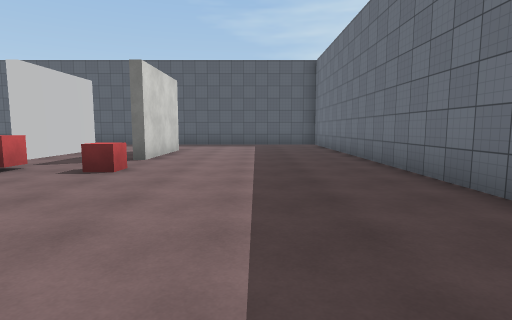
View 1 (above)

21 first-person views from a walk through a 3-D level made in the Unity game engine. The camera is 1.4 m above the floor, tilts 6° down and sees 80° across. The floor is counted in squares, 2 m on a side. Each view is taken from the middle of a square. On the plan, view 1 faces up. The plan holds only what a view shows up to about 10 squares ahead; the rest is blank. The place goes on beyond the plan. The player character is not drawn. Surface patterns are stand-ins for the level's own textures.

View 2
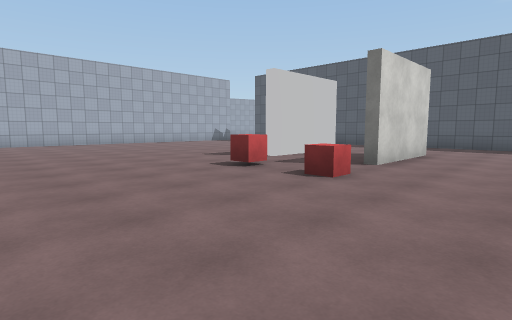

View 3
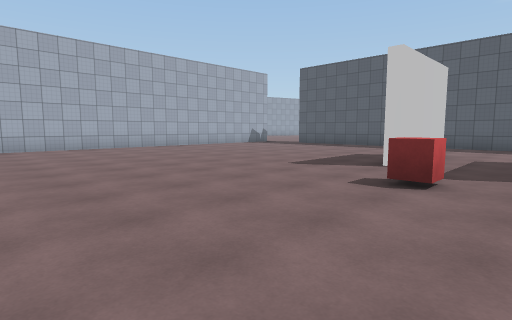

View 4
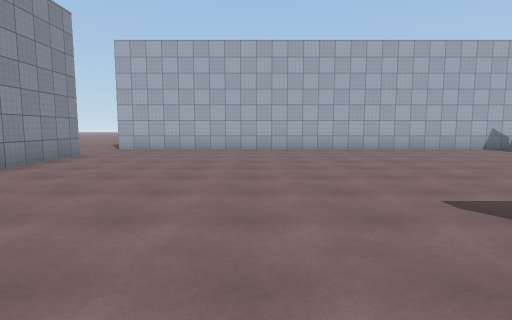

View 5
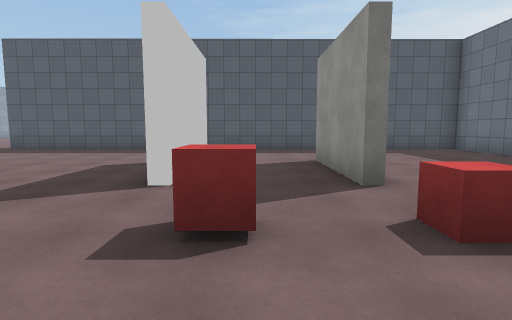

View 6
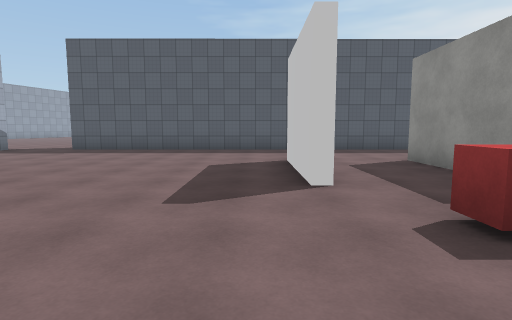

View 7
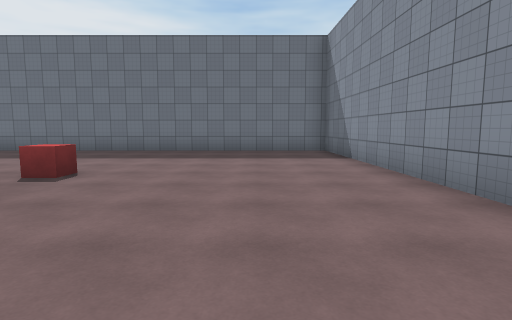

View 8
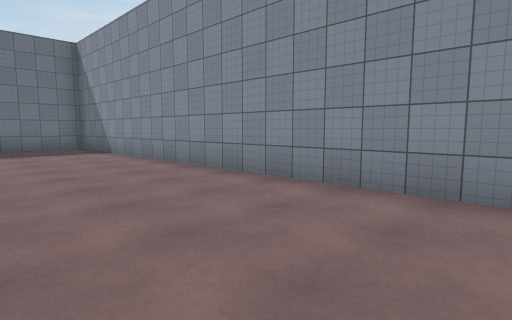

View 9
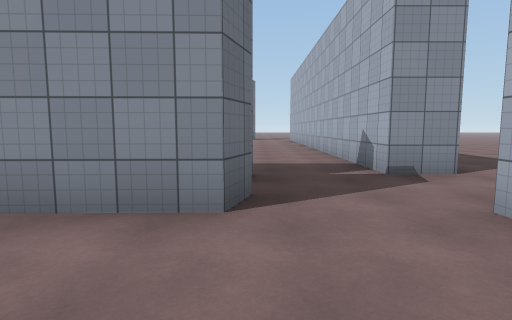

View 10
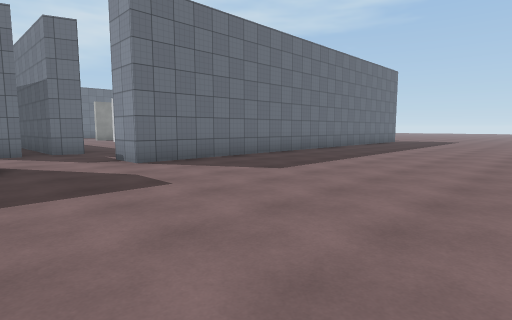

View 11
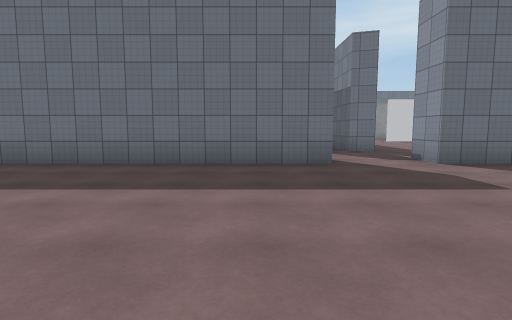

View 12
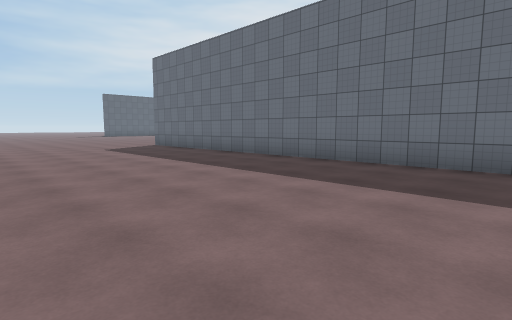

View 13
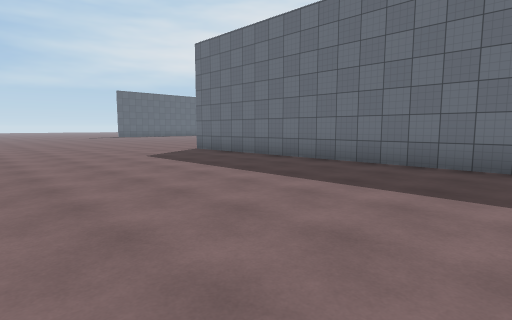

View 14
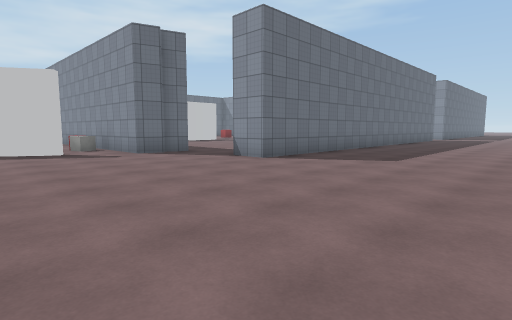

View 15
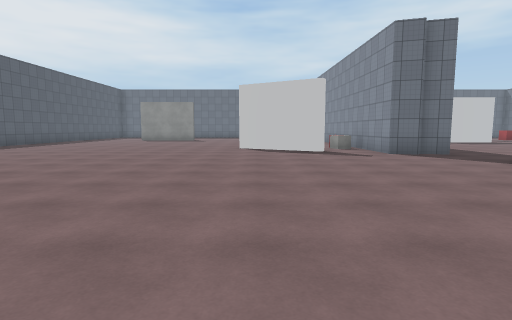

View 16
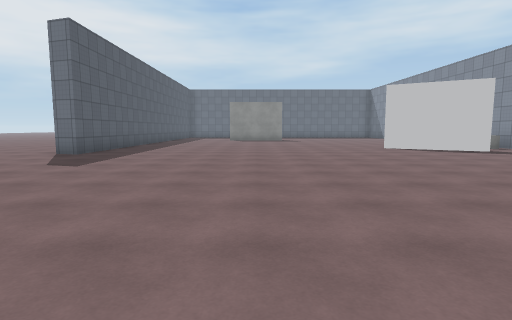

View 17
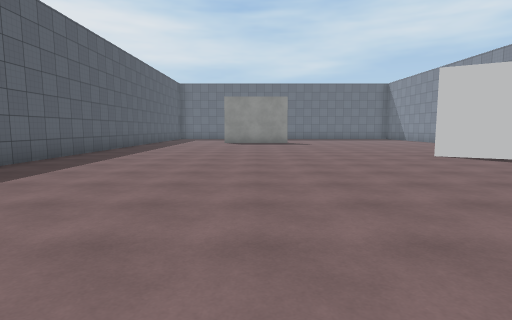

View 18
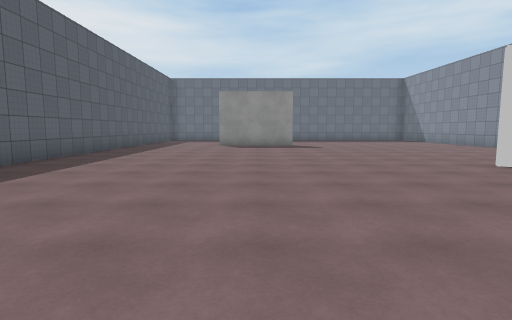

View 19
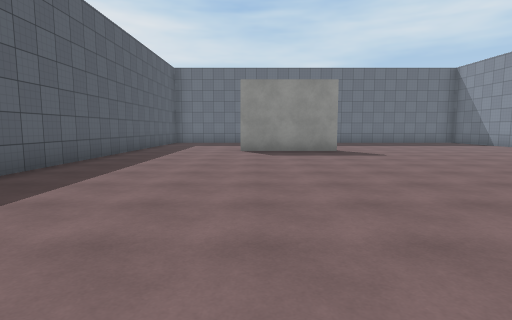

View 20
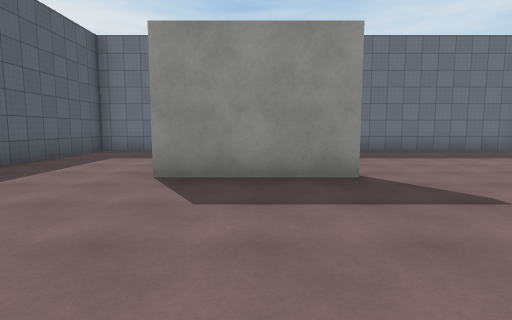

View 21
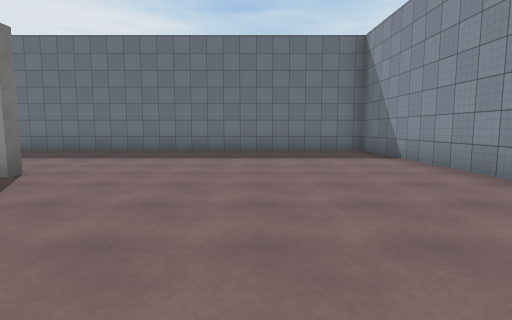

### Floor plan
Points are (right, up) in squares from view 1. A wall is a line through its corners. A room is listed if a view was taken in it or the views show most of it. See-through windows are left out.
Room 1 (views 1, 2, 3, 4, 5, 6, 7, 8, 9)
walls: (-5.3, 6.6) (-5.3, 9.6); (-2.7, 6.6) (-2.7, 9.6); (-5, 9.6) (-5, 6.6); (-2.4, 9.6) (-2.4, 6.6); (-12, -1.2) (-11.7, -0.5) (2.5, -0.2) (2.5, 12.9) (-12, 12.9); (-11.7, -1.8) (-8.5, -1.8); (-14, 12.8) (-14, -0.5)
ways out: opening at (-13, 13) to room 2; opening at (-13, -1)
objects: red cube (-4, 5); red cube (-3, 5)
Room 2 (views 10, 11, 12, 13, 14, 15, 16, 17, 18, 19, 20, 21)
walls: (-12, 12.9) (-11.7, 13.6); (-12, 13.6) (-11.7, 14.4) (-9.3, 14.4); (-11, 16) (-9.4, 18.6); (-3, 14.6) (2.5, 14.7) (2.5, 27.8) (-12, 27.7) (-11.7, 28.5); (-2.7, 21.5) (-2.7, 24.5); (-15, -0.5) (-15, 12.8) (-14, 12.8); (-15, -8.4) (-15, -2.6) (-14, -2.6)
ways out: opening at (-13, 13) to room 1; opening at (-14.5, -1.5)
objects: other object (-10, 15) to (-9, 15)

Where each view was taken, in squares from view 1:
view 1: 0 up, 0 right, facing up
view 2: 1 up, 0 right, facing up-left
view 3: 1 up, 3 left, facing up-left
view 4: 4 up, 4 left, facing left
view 5: 3 up, 4 left, facing up
view 6: 3 up, 6 left, facing up
view 7: 2 up, 7 left, facing right
view 8: 3 up, 9 left, facing down-right
view 9: 2 up, 12 left, facing down
view 10: 0 up, 21 left, facing down-right
view 11: 1 up, 21 left, facing right
view 12: 1 up, 21 left, facing up-right
view 13: 4 up, 21 left, facing up-right
view 14: 18 up, 20 left, facing down-right
view 15: 18 up, 20 left, facing right
view 16: 23 up, 20 left, facing right
view 17: 23 up, 17 left, facing right
view 18: 23 up, 15 left, facing right
view 19: 24 up, 12 left, facing right
view 20: 23 up, 7 left, facing right
view 21: 18 up, 7 left, facing right
